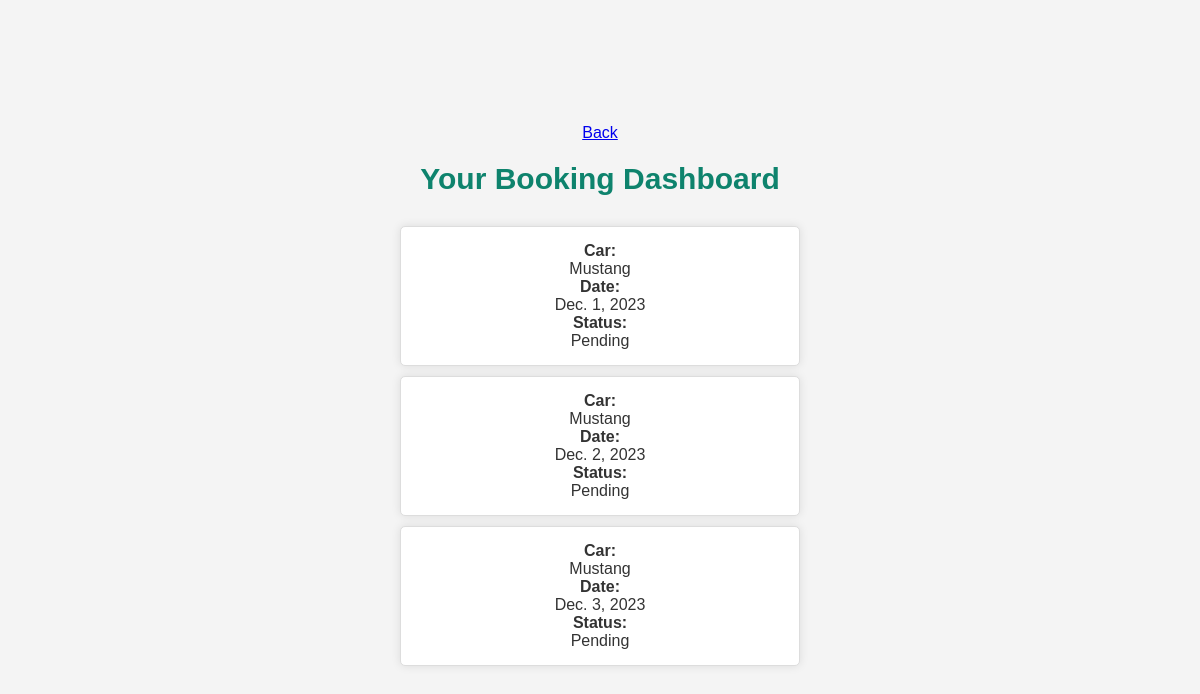
Screenshot of /customer_dashboard (signed in) with the database file from the repository.
### myapp/models.py (models this page shows, shortened)
class Booking(models.Model):
    status_choices = [
        ('Pending', 'Pending'),
        ('Accepted', 'Accepted'),
        ('Rejected', 'Rejected'),
    ]
    status = models.CharField(max_length=10, choices=status_choices, default='Pending')
    car = models.ForeignKey(Car, on_delete=models.CASCADE)
    customer = models.ForeignKey(CustomUser, on_delete=models.CASCADE)
    booking_date = models.DateField()
    created_at = models.DateTimeField(auto_now_add=True)

class Car(models.Model):
    model = models.CharField(max_length=100)
    image = models.ImageField(upload_to="")
    car_dealer = models.ForeignKey(
        CustomUser,
        on_delete=models.CASCADE,  # This specifies what happens when the referenced CustomUser is deleted
        related_name='cars',       # This allows you to access the related cars from a CustomUser instance
    )
    capacity = models.CharField(max_length=2)
    is_available = models.BooleanField(default=True)
    rent = models.CharField(max_length=10, blank=True)

### myapp/views.py (the view)
# urls.py: path('customer_dashboard',views.customer_dashboard,name='customer_dashboard'),
def customer_dashboard(request):
    customer = request.user
    bookings = Booking.objects.filter(customer=customer)
    return render(request, 'customer_dashboard.html', {'bookings': bookings})

### templates/customer_dashboard.html (shortened to what this page needs)
<!DOCTYPE html>
<html lang="en">
  <head>
  </head>
  <body>
    <a href="{% url 'customer_home' %}">Back</a>
    <h1>Your Booking Dashboard</h1>
    <ul>
      {% for booking in bookings %}
      <li>
        <strong>Car:</strong> {{ booking.car.model }}<br />
        <strong>Date:</strong> {{ booking.booking_date }}<br />
        <strong>Status:</strong> {{ booking.status }}
      </li>
      {% endfor %}
    </ul>
  </body>
</html>

### templates/customer_dashboard.html (style rules this page uses)
body { font-family: "Arial", sans-serif; background-color: #f4f4f4; margin: 0; padding: 0; display: flex; flex-direction: column; align-items: center; justify-content: center; min-height: 100vh; color: #333; }
h1 { color: #0e836d; font-size: 30px; margin-bottom: 20px; text-align: center; }
ul { list-style: none; padding: 0; margin: 0; }
li { background-color: #fff; border: 1px solid #ddd; border-radius: 5px; margin: 10px; padding: 15px; box-shadow: 0 0 10px rgba(0, 0, 0, 0.1); display: flex; flex-direction: column; align-items: center; text-align: center; width: 400px; box-sizing: border-box; }

### rows the page displays
Booking: car.model "Mustang", booking_date "Dec. 1, 2023", status "Pending"
Booking: car.model "Mustang", booking_date "Dec. 2, 2023", status "Pending"
Booking: car.model "Mustang", booking_date "Dec. 3, 2023", status "Pending"
